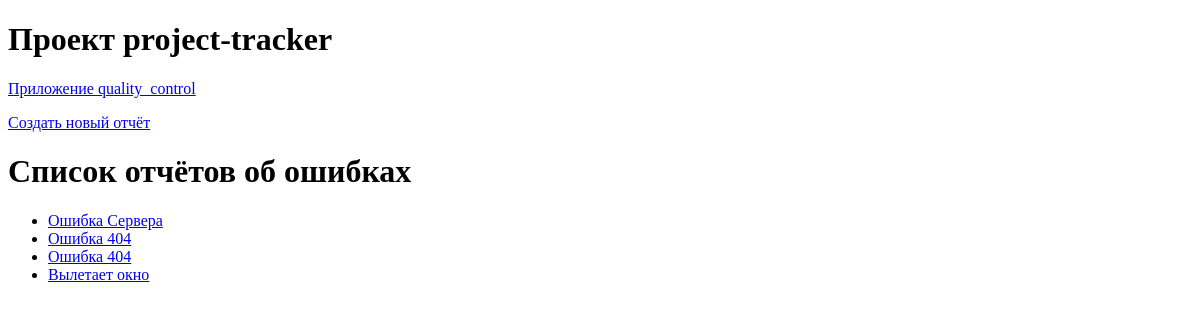
Before: /bugs/ with the older database file.
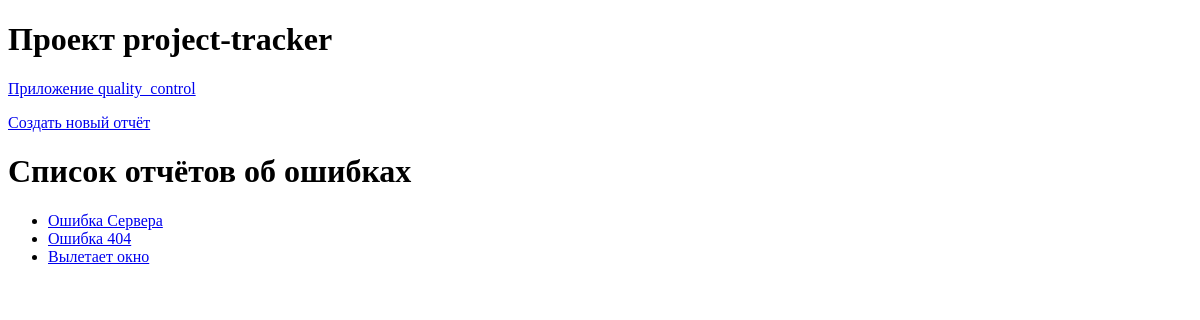
After: the same page with the newer database file.
### quality_control/models.py (models this page shows)
class BugReport(models.Model):
    STATUS_CHOICES = [('Новая', 'New'), ('В работе', 'In work'), ('Завершена', 'Finished'),]
    PRIORITY_CHOICES = [(1, 1), (2, 2), (3, 3), (4, 4), (5, 5)]
    title = models.CharField(max_length=100)
    description = models.TextField()
    project = models.ForeignKey(Project, related_name='BugReport', on_delete=models.CASCADE)
    task = models.ForeignKey(Task, related_name='BugReport', on_delete=models.SET_NULL, null=True, blank=True )
    status = models.CharField(max_length=50, choices=STATUS_CHOICES, default='Новая')
    priority = models.IntegerField(choices=PRIORITY_CHOICES, default=1)
    created_at = models.DateTimeField(auto_now_add=True)
    update_at = models.DateTimeField(auto_now=True)

### quality_control/views.py (the view)
# urls.py: path('bugs/', views.bug_list, name='bug_list'),
def bug_list(request):
    bugs = BugReport.objects.all()
    return render(request, 'quality_control/bug_list.html', {'bugs': bugs})

### quality_control/templates/quality_control/bug_list.html
{% extends 'base.html' %}
{% block content %}
<p><a href="{% url 'quality_control:create_BugReport' %}">Создать новый отчёт</a></p>
<h1> Список отчётов об ошибках </h1>
<ul>
    {% for bug in bugs %}
    <li><a href="{% url 'quality_control:bug_detail' bug.id %}">{{ bug.title }}</a></li>
    {% endfor %}
</ul>
{% endblock %}

Changed rows visible on the page:
removed BugReport: title "Ошибка 404"
